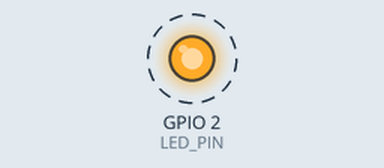
A program run on a simulated ESP32-S3. On the bench: output pins drawn as LEDs (lit = HIGH). Dashed ring = blinking. What the program prints to the serial monitor is not drawn.

Above: at 0.5 s.
Timing chart, 0 to 4.6 s (numbered marks = the images above):
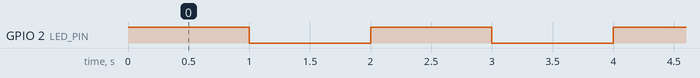

Measured:
- by itself, GPIO 2 (LED_PIN): alternates HIGH for 1.0 s and LOW for 1.0 s

The program:

main.cpp
```cpp
#include <Arduino.h>
#include "freertos/FreeRTOS.h"
#include "freertos/task.h"


#define LED_PIN 2  // Pin donde está conectado el LED


// Tarea para alternar el estado del LED
void toggleLED(void * parameter) {
  for (;;) {
    digitalWrite(LED_PIN, HIGH);
    Serial.println("LED ENCENDIDO");
    vTaskDelay(1000 / portTICK_PERIOD_MS);  // Espera 1 segundo


    digitalWrite(LED_PIN, LOW);
    Serial.println("LED APAGADO");
    vTaskDelay(1000 / portTICK_PERIOD_MS);  // Espera 1 segundo
  }
}


void setup() {
  Serial.begin(115200);
  pinMode(LED_PIN, OUTPUT);


  // Crear una única tarea que alterna el LED
  xTaskCreate(toggleLED, "Toggle LED", 2048, NULL, 1, NULL);
}


void loop() {
  // No se necesita código en el loop principal
}
```
